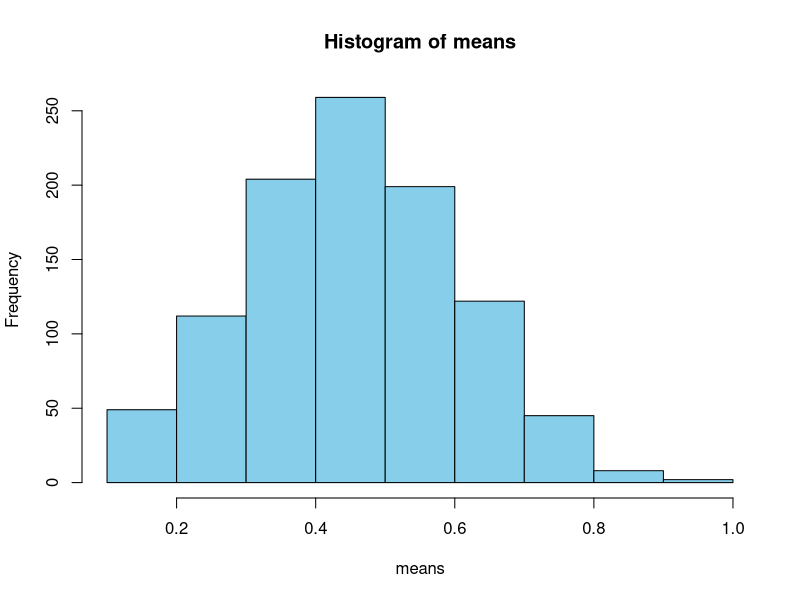
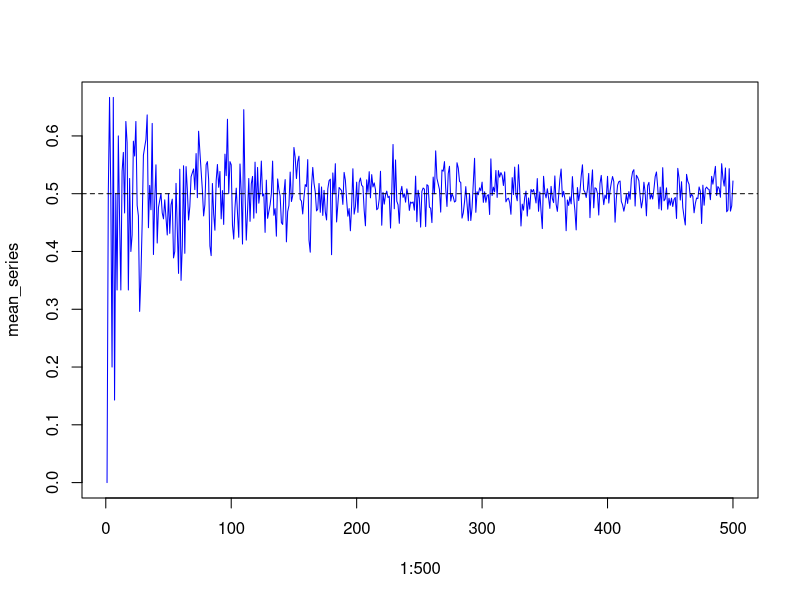
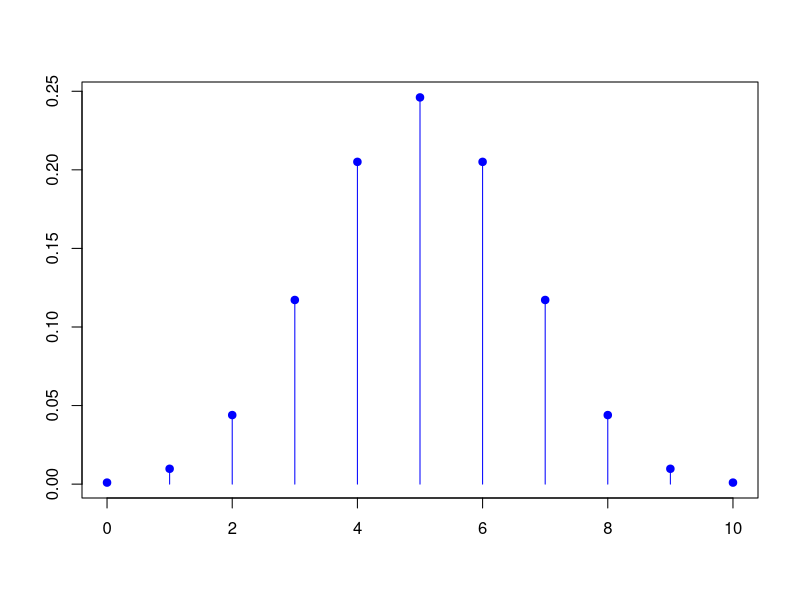
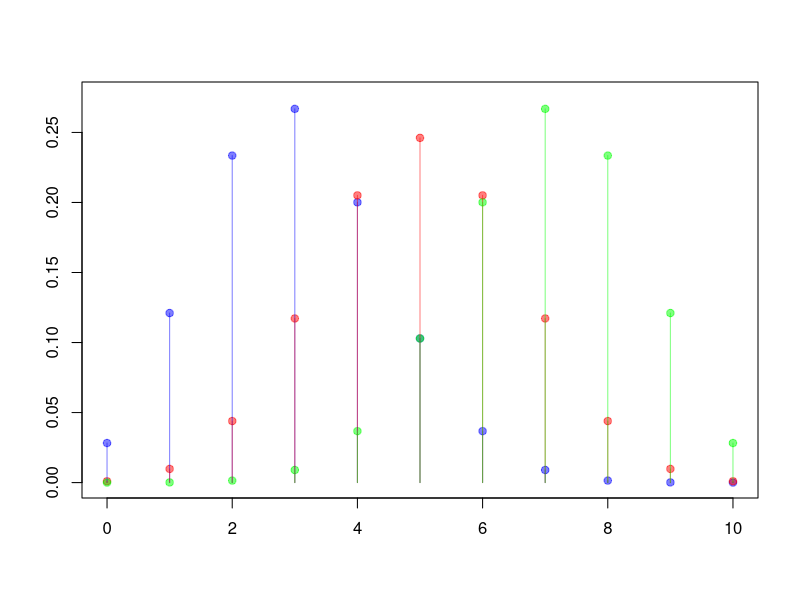
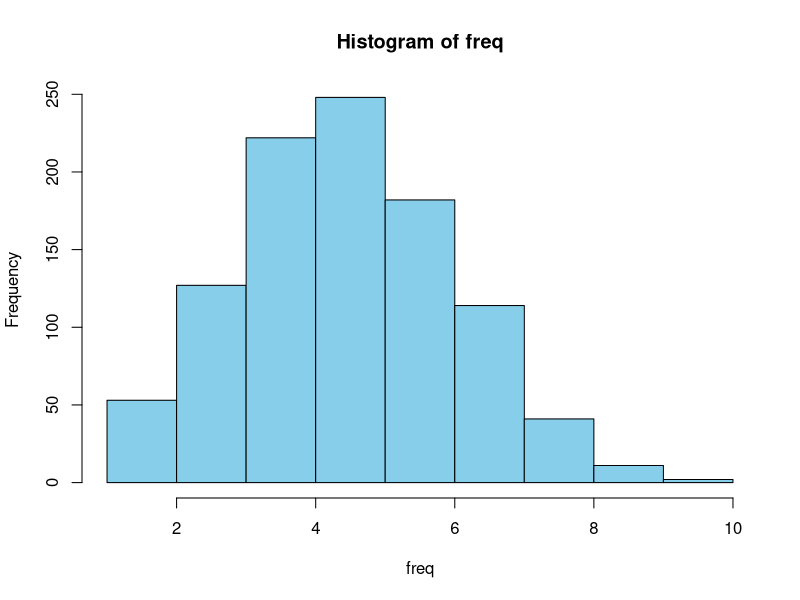

Generate these figures, in order, with R:
## ---- chunk 1
knitr::opts_chunk$set(echo = TRUE)
## ---- chunk 2
sample(c(0, 1), 1)
# sample(1:6,1) # サイコロ
rbinom(1, 1, 0.5)
## ---- chunk 3
coins <- sample(c(0,1), 10, replace = TRUE)
# replicate(10, sample(c(0, 1), 1)))
coins
mean(coins)
## ---- chunk 4
means <- replicate(1000,  mean(sample(c(0,1), 10, replace = TRUE)))
mean(means)
sd(means)
hist(means, col = "skyblue")
## ---- chunk 5
coin_mean <- function(n) mean(sample(c(0,1), n, replace = TRUE))
mean_series <- sapply(1:500, coin_mean)
plot(1:500, mean_series, type = "l", col = "blue")
abline(h = 0.5, lty = "dashed", col = "black")
## ---- chunk 6
dbinom(0:10, 10, 0.5)
sum(dbinom(0:10, 10, 0.5))
## ---- chunk 7
plot(0:10, dbinom(0:10, 10, 0.5), pch = 19, 
     col = "blue", xlab = "", ylab = "")
for (i in 0:10) {
  lines(x = c(i, i), y = c(0, dbinom(i, 10, 0.5)),
        col = "blue")
}
## ---- chunk 8
plot(0:10, dbinom(0:10, 10, 0.3), pch = 19, ylim = c(0, 0.275), 
     axes = FALSE, col = rgb(0,0,1,alpha = 0.5), xlab = "", ylab = "")
par(new = TRUE)
plot(0:10, dbinom(0:10, 10, 0.5), pch = 19, ylim = c(0, 0.275), 
     axes = FALSE, col = rgb(1,0,0,alpha = 0.5), xlab = "", ylab = "")
par(new = TRUE)
plot(0:10, dbinom(0:10, 10, 0.7), pch = 19, ylim = c(0, 0.275), 
     axes = TRUE, col = rgb(0,1,0,alpha = 0.5), xlab = "", ylab = "")
for (i in 0:10) {
  lines(x = c(i, i), y = c(0, dbinom(i, 10, 0.3)),
        col = rgb(0,0,1,alpha = 0.5))
}
for (i in 0:10) {
  lines(x = c(i, i), y = c(0, dbinom(i, 10, 0.5)),
        col = rgb(1,0,0,alpha = 0.5))
}
for (i in 0:10) {
  lines(x = c(i, i), y = c(0, dbinom(i, 10, 0.7)),
        col = rgb(0,1,0,alpha = 0.5))
}
## ---- chunk 9
freq <- rbinom(1000, 10, 0.5)
hist(freq, col = "skyblue")
